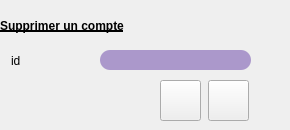
     <widget class="QWidget" name="page_13">
      <widget class="QLabel" name="label_49">
       <property name="geometry">
        <rect>
         <x>0</x>
         <y>10</y>
         <width>281</width>
         <height>31</height>
        </rect>
       </property>
       <property name="styleSheet">
        <string notr="true">font: 75 15pt &quot;Quicksand&quot;;
text-decoration: underline;
font-weight:bold;</string>
       </property>
       <property name="text">
        <string>Supprimer un compte</string>
       </property>
      </widget>
      <widget class="QLineEdit" name="lineEdit_62">
       <property name="geometry">
        <rect>
         <x>100</x>
         <y>50</y>
         <width>151</width>
         <height>20</height>
        </rect>
       </property>
       <property name="styleSheet">
        <string notr="true">border-color: rgb(255, 255, 255);

border-radius: 10px;
background-color: rgb(171, 152, 203);</string>
       </property>
      </widget>
      <widget class="QLabel" name="label_50">
       <property name="geometry">
        <rect>
         <x>11</x>
         <y>54</y>
         <width>47</width>
         <height>14</height>
        </rect>
       </property>
       <property name="text">
        <string>id</string>
       </property>
      </widget>
      <widget class="QPushButton" name="pushButton_14">
       <property name="geometry">
        <rect>
         <x>208</x>
         <y>80</y>
         <width>41</width>
         <height>41</height>
        </rect>
       </property>
       <property name="styleSheet">
        <string notr="true">border-image: url(:/new/prefix1/icon/annuler.png);</string>
       </property>
       <property name="text">
        <string/>
       </property>
      </widget>
      <widget class="QPushButton" name="pushButton_sup_5">
       <property name="geometry">
        <rect>
         <x>160</x>
         <y>80</y>
         <width>41</width>
         <height>41</height>
        </rect>
       </property>
       <property name="styleSheet">
        <string notr="true">border-image: url(:/new/prefix1/icon/ok.png);</string>
       </property>
       <property name="text">
        <string/>
       </property>
      </widget>
     </widget>
